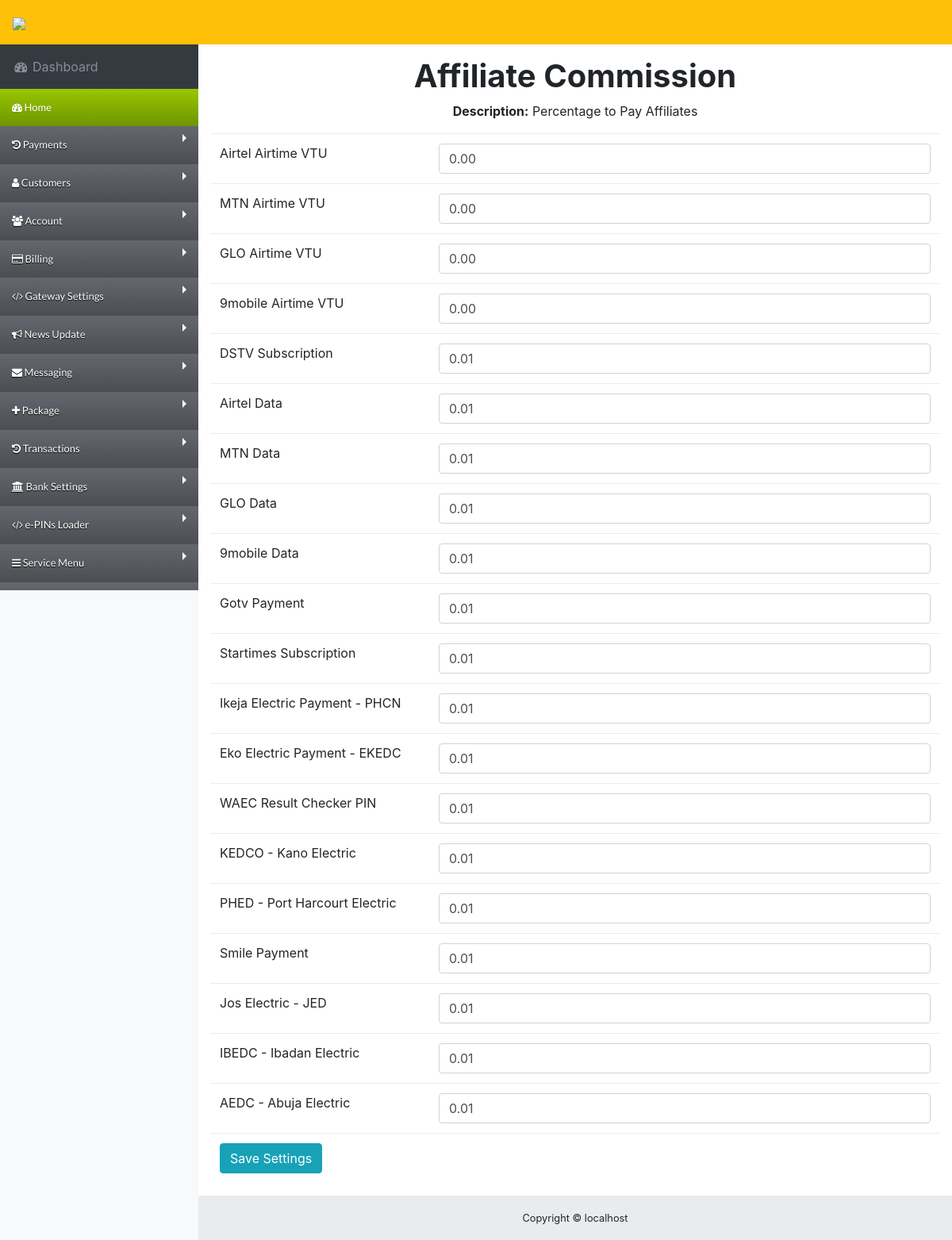
Screenshot of /app/administrator/refcom.php (signed in) with the database file from the repository.
### tables this page shows
CREATE TABLE `commission` (
  `serial` int(11) NOT NULL,
  `airtelvtu` varchar(255) NOT NULL,
  `mtnvtu` varchar(255) NOT NULL,
  `glovtu` varchar(255) NOT NULL,
  `9mobilevtu` varchar(255) NOT NULL,
  `dstv` varchar(255) NOT NULL,
  `gotv` varchar(255) NOT NULL,
  `startimes` varchar(255) NOT NULL,
  `airtelData` varchar(255) NOT NULL,
  `mtnData` varchar(255) NOT NULL,
  `gloData` varchar(255) NOT NULL,
  `9mobileData` varchar(255) NOT NULL,
  `IkejaElectric` varchar(255) NOT NULL,
  `EkoElectric` varchar(255) NOT NULL,
  `Kedc` varchar(255) NOT NULL,
  `Phed` varchar(255) NOT NULL,
  `Ibedc` varchar(255) NOT NULL,
  `JosElectric` varchar(255) NOT NULL,
  `smile` varchar(255) NOT NULL,
  `waec` varchar(255) NOT NULL,
  `reseller` varchar(255) DEFAULT NULL,
  `setup` varchar(255) DEFAULT NULL,
  `sms` varchar(255) DEFAULT NULL,
  `aedc` varchar(255) NOT NULL
);

### app/administrator/refcom.php (the view, shortened to what this page needs)
<?php
require('../db.php');
						?>
<?php
include('../inc/logo.php');
?>
<?php include('inc/header.php');?>
<body class="fixed-nav sticky-footer bg-light" id="page-top">
 <?php include('inc/nav.php');?>
      </ul>
    </div>
  </nav>
  <div class="content-wrapper">
    <div class="container-fluid">
      <div class="row">
        <div class="col-12">
     <h1 class="w3-xxxlarge w3-text-green" align="center"><b>Affiliate Commission</b></h1>
<p align="center"><strong>Description:</strong> Percentage to Pay Affiliates  </p>
     <?php
			$query_rec = mysqli_query($conn,"SELECT * FROM commission");
			$bil = mysqli_fetch_array($query_rec);
		?>
  <form action="" method="post" autocomplete = 'off' >
     <table class="table  margin-tp-10" id="transTable">
                                                                        <tr>
                            <td width="30%">Airtel Airtime VTU</td>
                            <td id="mainService"> <input type="text" id="airtelvtu" name="airtelvtu" value="<?php echo $bil['airtelvtu'];?>"  class="form-control" required> </td>
                        </tr>
                                                <tr>
                            <td width="30%">MTN Airtime VTU</td>
                            <td><input type="text" id="mtnvtu" name="mtnvtu"  class="form-control" value="<?php echo $bil['mtnvtu'];?>" required>  </td>
                        </tr>
                                                            <tr>
                        <td width="30%">GLO Airtime VTU</td>
                        <td><input type="text" id="glovtu" name="glovtu"  class="form-control" value="<?php echo $bil['glovtu'];?>" required></td>
                    </tr>
                    <tr>
                        <td width="30%">9mobile Airtime VTU</td>
                        <td><input type="text" id="etisalatvtu" name="etisalatvtu"  class="form-control" value="<?php echo $bil['9mobilevtu'];?>" required></td>
                    </tr>
                    <tr>
                        <td width="30%"><stro>DSTV Subscription</h4></td>
                        <td id="transactionId"><input type="text" id="dstv" name="dstv"  class="form-control" value="<?php echo $bil['dstv'];?>" required></td>
                    </tr>
                    <tr>
                        <td width="30%">Airtel Data</td>
                        <td><input type="text" id="airtelData" name="airtelData"  class="form-control" value="<?php echo $bil['airtelData'];?>" required></td>
                    </tr>
                    <tr>
                        <td width="30%">MTN Data </td>
                        <td><input type="text" id="mtnData" name="mtnData"  class="form-control" value="<?php echo $bil['mtnData'];?>" required></td>
                    </tr>
                     <tr>
                        <td width="30%">GLO Data </td>
                        <td><input type="text" id="gloData" name="gloData"  class="form-control" value="<?php echo $bil['gloData'];?>" required></td>
                    </tr>
                     <tr>
                        <td width="30%">9mobile Data</td>
                        <td><input type="text" id="etisalatData" name="etisalatData"  class="form-control" value="<?php echo $bil['9mobileData'];?>" required></td>
                    </tr>
                     <tr>
                        <td width="30%">Gotv Payment </td>
                        <td><input type="text" id="gotv" name="gotv"  class="form-control" value="<?php echo $bil['gotv'];?>" required></td>
                    </tr>
                     <tr>
                        <td width="30%">Startimes Subscription </td>
                        <td><input type="text" id="startimes" name="startimes"  class="form-control" value="<?php echo $bil['startimes'];?>" required></td>
                    </tr>
                     <tr>
                        <td width="30%">Ikeja Electric Payment - PHCN </td>
                        <td><input type="text" id="ikeja-electric" name="ikeja-electric"  class="form-control" value="<?php echo $bil['IkejaElectric'];?>" required></td>
                    </tr>
                     <tr>
                        <td width="30%">Eko Electric Payment - EKEDC </td>
                        <td><input type="text" id="eko-electric" name="eko-electric"  class="form-control" value="<?php echo $bil['EkoElectric'];?>" required></td>
                    </tr>
                     <tr>
                        <td width="30%">WAEC Result Checker PIN</td>
                        <td><input type="text" id="waec" name="waec"  class="form-control" value="<?php echo $bil['waec'];?>" required></td>
                    </tr>
                     <tr>
                        <td width="30%">KEDCO - Kano Electric </td>
                        <td><input type="text" id="kano-electric" name="kano-electric"  class="form-control" value="<?php echo $bil['Kedc'];?>" required></td>
                    </tr>
                     <tr>
                        <td width="30%">PHED - Port Harcourt Electric </td>
                        <td><input type="text" id="phed" name="phed"  class="form-control" value="<?php echo $bil['Phed'];?>" required></td>
                    </tr>
                     <tr>
                        <td width="30%">Smile Payment </td>
                        <td><input type="text" id="smile" name="smile"  class="form-control" value="<?php echo $bil['smile'];?>" required></td>
                    </tr>
                     <tr>
                        <td width="30%">Jos Electric - JED </td>
                        <td><input type="text" id="jos-electric" name="jos-electric"  class="form-control" value="<?php echo $bil['JosElectric'];?>" required></td>
                    </tr>
                     <tr>
                        <td width="30%">IBEDC - Ibadan Electric </td>
                        <td><input type="text" id="ibedc" name="ibedc"  class="form-control" value="<?php echo $bil['Ibedc'];?>" required></td>
                    </tr>
                    <tr>
                        <td width="30%">AEDC - Abuja Electric </td>
                        <td><input type="text" id="aedc" name="aedc"  class="form-control" value="<?php echo $bil['aedc'];?>" required></td>
                    </tr>
                                            <tr>
                            <td colspan="2">
                                                                                            <button type="submit" id="submit" name="rate" class="btn btn-info">Save Settings</button>
                              							               </td>
                        </tr>
                                    </table>
  </form>
    </div>
    <?php include('inc/footer.php');?>

### app/administrator/css/sb-admin.css (style rules this page uses)
html { position: relative; min-height: 100%; }
body { overflow-x: hidden; }
body.sticky-footer { margin-bottom: 56px; }
body.sticky-footer .content-wrapper { min-height: calc(100vh - 56px - 56px); }
body.fixed-nav { padding-top: 56px; }
.content-wrapper { min-height: calc(100vh - 56px); padding-top: 1rem; }
.content-wrapper { overflow-x: hidden; background: white; }
@media (min-width: 992px) { .content-wrapper { margin-left: 250px; } }

### app/administrator/inc/header.php (style rules this page uses)
* { box-sizing: border-box; }
.row:after { content: ""; display: table; clear: both; }

### rows the page displays
commission: airtelvtu "0.00", mtnvtu "0.00", glovtu "0.00", etisalatvtu "0.00", dstv "0.01", airtelData "0.01", mtnData "0.01", gloData "0.01", etisalatData "0.01", gotv "0.01", startimes "0.01", ikeja-electric "0.01", eko-electric "0.01", waec "0.01", kano-electric "0.01", phed "0.01", smile "0.01", jos-electric "0.01", ibedc "0.01", aedc "0.01"

### other values shown
$_SERVER['SERVER_NAME'] "localhost"
